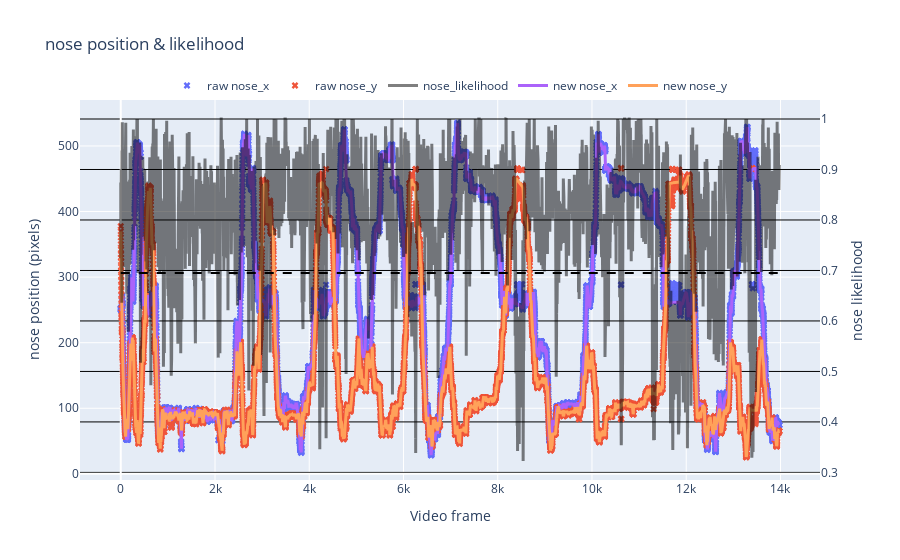

The notebook cell saved with this chart:
### Markdown cell above
---
#### 5. Now that we have our file, lets test our processing parameters in an example video

### Code cell
df_smooth = rst.filter_and_smooth_df(params, df_raw)

rst.plot_raw_vs_smooth(params, df_raw, df_smooth, bodypart='nose')

### Figure 1 — Plotly figure (JSON) as saved in the notebook; plotly's stock layout.template omitted (floating-point values rounded to 4 significant figures; data arrays with more than 128 entries replaced by an {"elided": "..."} marker saying what was removed)
{"data": [{"marker": {"size": 6, "symbol": "x"}, "mode": "markers", "name": "raw nose_x", "type": "scatter", "x": {"elided": "13975 int values"}, "y": {"elided": "13975 float values"}}, {"marker": {"size": 6, "symbol": "x"}, "mode": "markers", "name": "raw nose_y", "type": "scatter", "x": {"elided": "13975 int values"}, "y": {"elided": "13975 float values"}}, {"line": {"color": "black", "width": 3}, "name": "nose_likelihood", "opacity": 0.5, "type": "scatter", "x": {"elided": "13975 int values"}, "y": {"elided": "13975 float values"}, "yaxis": "y2"}, {"line": {"width": 3}, "name": "new nose_x", "type": "scatter", "x": {"elided": "13975 int values"}, "y": {"elided": "13975 float values"}}, {"line": {"width": 3}, "name": "new nose_y", "type": "scatter", "x": {"elided": "13975 int values"}, "y": {"elided": "13975 float values"}}], "layout": {"legend": {"orientation": "h", "x": 0.5, "xanchor": "center", "y": 1, "yanchor": "bottom"}, "shapes": [{"line": {"color": "black", "dash": "dash"}, "type": "line", "x0": 0, "x1": 13974, "y0": 0.6948, "y1": 0.6948, "yref": "y2"}], "title": {"text": "nose position & likelihood"}, "xaxis": {"title": {"text": "Video frame"}}, "yaxis": {"title": {"text": "nose position (pixels)"}}, "yaxis2": {"gridcolor": "black", "overlaying": "y", "side": "right", "title": {"text": "nose likelihood"}}}}
